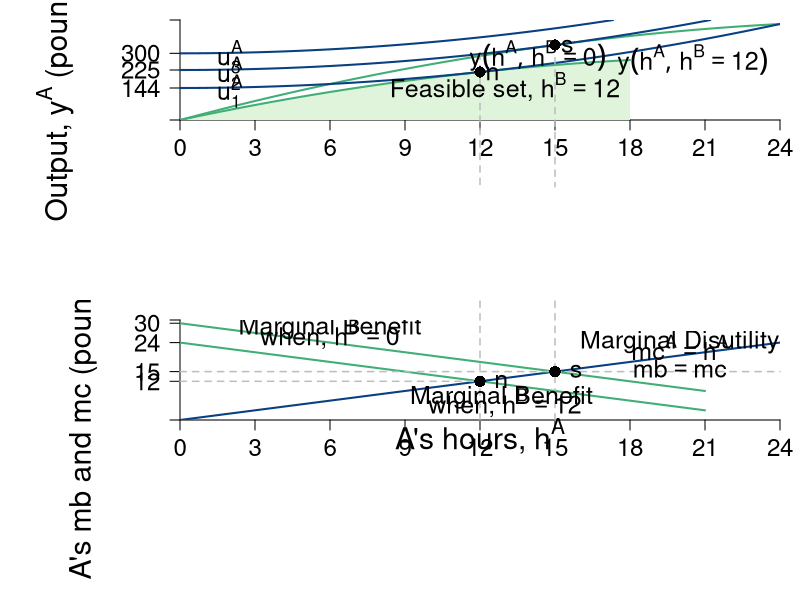

Recreate this plot in R.
require(shape)
pdf(file = "coordination_failures/mb_mc_hours.pdf", width = 9, height = 12)

#Set parameters for graphics
pointsize <- 1.8
axislabelsize <- 1.8
labelsize <- 1.5
namesize <- 1.8
annotatesize <- 1.5
graphlinewidth <- 2
segmentlinewidth <- 1.5

COL <- c("#7fc97f", "#beaed4", "#fdc086", "#ffff99", "#386cb0", "#f0027f", "#bf5b17", "#666666")
COLA <- c("#e0f3db", "#99d8c9","#66c2a4","#41ae76", "#238b45", "#005824")
COLB <- c("#4eb3d3", "#2b8cbe", "#0868ac","#084081")


#Need to create a stacked graph and 
#use the option mfrow = c(2,1) for that
par(mar =  c(9, 9, 1, 1), mfrow = c(2,1))

indiffA <- function(ea, uA = 46.08) {
  uA + (1/2)*(ea)^2
}

output <- function(ea, eb = 12, alpha = 30, beta = 1/2){
  (alpha - beta*(ea+eb))*ea
}

uA <- function(ea, ya = output) {
  ya - 0.5*(ea)^2
}

mrsA <- function(ea){
  ea
}

slopeline <- function(ea, yint = 0.5, slope = 2){
  yint + slope*ea
}


xlims <- c(0, 24)
ylims <- c(0, 450)

npts <- 501 
x <- seq(xlims[1], xlims[2], length.out = npts)
y <- seq(ylims[1], ylims[2], length.out = npts) 
a <- c(uA(ea = 12, output(ea = 12, eb = 12)), uA(ea = 15, output(ea = 15, eb = 0)), 300)

plot(0, 0, xlim = xlims, ylim = ylims, type = "n",
     xlab = expression(paste("")),
     ylab = expression(paste("")), 
     xaxt = "n", 
     yaxt = "n", 
     cex.lab = axislabelsize, 
     bty = "n",
     xaxs="i", 
     yaxs="i")

# ticksy <- seq(from = 0, to = ylims[2], by = 2)
# ylabels <- seq(from = 0, to = ylims[2], by = 2)
ticksx <- seq(from = 0, to = xlims[2], by = 3)
xlabels <- seq(from = 0, to = xlims[2], by = 3)
ticksy <- c(0, 144, 225, 300, ylims[2])
ylabels <- c(NA, expression(paste(144)), expression(paste(225)), expression(paste(300)), NA)
# ticksx <- c(0, 6.9, 12, 9.6, 16, 24, 26)
# xlabels <- c(NA, expression(paste(e^A,"*")), expression(paste(1/2*beta)), expression(paste(e^{AN})), expression(paste(alpha)), expression(paste(1/beta)), NA)

axis(1, at = ticksx, pos = 0, labels = xlabels, cex.axis= labelsize - 0.05)
axis(2, at = ticksy, pos = 0, labels = ylabels, las = 1, cex.axis= labelsize - 0.05)

npts <- 500 
xx1 <- seq(xlims[1], xlims[2], length.out = npts)
xx2 <- seq(xlims[1], 18, length.out = npts)
xx3 <- seq(xlims[1], 21, length.out = npts)

#Feasible set
xpolyF <- seq(from = 0, to = 18, length.out = 501)
ypolyF <- output(xpolyF, eb = 12)
polygon(c(0, xpolyF, 18, xlims[1]), 
        c(output(0, eb = 0), output(xpolyF, eb = 12), 0, 0),
        border = FALSE, col = COLA[1])


lines(xx1, output(xx1, eb = 0), col = COLA[4], lwd = graphlinewidth)
lines(xx2, output(xx2, eb = 12), col = COLA[4], lwd = graphlinewidth)

contour(x, y,
        outer(x, y, uA),
        drawlabels = FALSE,
        col = COLB[4],
        lwd = graphlinewidth,
        levels = a,
        xaxs="i",
        yaxs="i",
        add = TRUE)

segments(12, 300, 12, -300, lty = 2, col = "gray", lwd = segmentlinewidth, xpd = 350)
segments(15, output(ea = 15, eb = 0), 15, -300, lty = 2, col = "gray", lwd = segmentlinewidth, xpd = 350)

text(13, 150, expression(paste("Feasible set, ", h^B == 12)), xpd = TRUE, cex = labelsize)

# segments(2, 0, 2, ylims[2], lty = 2, col = "gray" , lwd = segmentlinewidth)
# segments(6, 0, 6, ylims[2], lty = 2, col = "gray" , lwd = segmentlinewidth)

#Axis labels
#mtext(expression(paste("A's hours, ", h^A)), side=1, line = 3.2, cex = axislabelsize)
#text(0.5*xlims[2], -40, expression(paste("A's hours, ", h^A)), xpd = TRUE, cex = axislabelsize)
text(-5, 0.5*ylims[2], expression(paste("Output, ", y^A," (pounds, lb)")), xpd = TRUE, cex = axislabelsize, srt = 90)

# text(-0.9, 0.5*ylims[2], expression(paste("Output, ", y^A)), xpd = TRUE, cex = axislabelsize, srt = 90)
# text(5, 12, expression(paste("slope", phantom()==h^A, phantom() == 2)), cex = annotatesize)
# Arrows(3.6, 12, 2.4, 12, col = "black", lty = 1, lwd = 2, arr.type = "triangle", arr.lwd = 0.5)
# text(9, 28, expression(paste("slope", phantom()==h^A, phantom() == 6)), cex = annotatesize)
# Arrows(7.6, 28, 6.4, 28, col = "black", lty = 1, lwd = 2, arr.type = "triangle", arr.lwd = 0.5)

#Label the iso-welfare functions for the HG, Aisha
text(2, 130, expression(u[1]^A), cex = annotatesize)
text(2, 210, expression(u[2]^A), cex = annotatesize)
text(2, 285, expression(u[3]^A), cex = annotatesize)

points(12, output(ea = 12), pch = 16, col = "black", cex = 1.5)
text(12 + 0.5, output(ea = 12) - 6, expression(paste(n)), cex = annotatesize)

points(15, output(ea = 15, eb = 0), pch = 16, col = "black", cex = 1.5)
text(15 + 0.5, output(ea = 15, eb = 0) - 6, expression(paste(s)), cex = annotatesize)


text(14.3, 288, expression(paste(y(h^A, h^B == 0))), cex = annotatesize)
text(20.5, 270, expression(paste(y(h^A, h^B == 12))), cex = annotatesize)



MBenefit <- function(ea, eb = 12, alpha = 30, beta = 1/2) {
  (alpha - beta*eb - 2*beta*ea)
}

MCost <- function(ea, slope = 1, intercept = 0){
  slope*ea
}


xlims <- c(0, 24)
ylims <- c(0, 31)

npts <- 501 
x <- seq(xlims[1], xlims[2], length.out = npts)
y <- seq(ylims[1], ylims[2], length.out = npts) 
a <- c(12, 46.08, 90)



plot(0, 0, xlim = xlims, ylim = ylims, type = "n",
     xlab = expression(paste("")),
     ylab = expression(paste("")), 
     xaxt = "n", 
     yaxt = "n", 
     cex.lab = axislabelsize, 
     bty = "n",
     xaxs="i", 
     yaxs="i")

# ticksy <- seq(from = 0, to = ylims[2], by = 2)
# ylabels <- seq(from = 0, to = ylims[2], by = 2)
# ticksx <- seq(from = 0, to = xlims[2], by = 2)
# xlabels <- seq(from = 0, to = xlims[2], by = 2)
ticksy <- c(0, MBenefit(12), MBenefit(15, eb = 0), MBenefit(ea = 0), 30, ylims[2])
ylabels <- c(NA, expression(paste(12)), expression(paste(15)), expression(paste(24)), expression(paste(30)), NA)
# ticksx <- c(0, 12, 15, 24, 30, xlims[2])
# xlabels <- c(0, 12, 15, 24, 30, xlims[2])
ticksx <- seq(xlims[1], xlims[2], 3)
xlabels <- seq(xlims[1], xlims[2], 3)
#xlabels <- c(NA, expression(paste(h[1]^A)), expression(paste(h[2]^A)), expression(paste(frac(alpha - beta*h^b,2*beta) )), expression(paste(frac(alpha,2*beta) )), NA)

axis(1, at = ticksx, pos = 0, labels = xlabels ,las = 1, cex.axis = labelsize - 0.05)
axis(2, at = ticksy, pos = 0, labels = ylabels, las = 1, cex.axis = labelsize - 0.05)
#text(x = c(0, 12, 15, 24, 30, xlims[2]), par("usr")[3] - 0.4, labels = xlabels, srt = 0, pos = 1, xpd = TRUE, cex = labelsize - 0.05)

#mtext(expression(paste("Aram's hours, ", h^A)), side=1, line = 4, cex = axislabelsize)
text(0.5*xlims[2], -5, expression(paste("A's hours, ", h^A)), xpd = TRUE, cex = axislabelsize)
text(-4, 0.5*ylims[2], expression(paste("A's mb and mc (pounds, lb), ", u[h^A]^A)), xpd = TRUE, cex = axislabelsize, srt = 90) 

npts <- 500 
xx1 <- seq(xlims[1], xlims[2], length.out = npts)
xx2 <- seq(4, 8, length.out = npts)

lines(xx3, MBenefit(xx3, eb = 12), col = COLA[4], lwd = graphlinewidth)
lines(xx3, MBenefit(xx3, eb = 0), col = COLA[4], lwd = graphlinewidth)
lines(xx1, MCost(xx1), col = COLB[4], lwd = graphlinewidth)

#For NE hours = 12
# segments(0, 12, 12, 12, lty = 2, col =  "gray", lwd = segmentlinewidth)
segments(12, 0, 12, 300, lty = 2, col = "gray", lwd = segmentlinewidth, xpd = 350)
segments(15, 0, 15, 300, lty = 2, col = "gray", lwd = segmentlinewidth, xpd = 350)
segments(0, 12, 12, 12, lty = 2, col = "gray", lwd = segmentlinewidth, xpd = 350)
segments(0, 15, 24, 15, lty = 2, col = "gray", lwd = segmentlinewidth, xpd = 350)
text(20, 16, expression(mb == mc), cex = annotatesize)

#segments(0, 12, 300, 12, lty = 2, col =  "gray", lwd = segmentlinewidth, xpd = TRUE)

#For P-efficient hours = 10
#segments(0, MBenefit(15, eb = 0), 15, MBenefit(15, eb = 0), lty = 2, col = "gray" , lwd = segmentlinewidth)
#segments(15, 0, 15, MBenefit(15, eb = 0),  lty = 2, col = "gray" , lwd = segmentlinewidth)


text(6, 28.5, expression(paste("Marginal Benefit")), cex = labelsize)
text(6, 26.5, expression(paste("when, ", h^B == 0 )), cex = labelsize)
#text(8, 26.5, expression(paste("Marginal Benefit")), cex = labelsize)
#text(8, 25, expression(paste("when, ", h^B== 0 )), cex = labelsize)
#text(11.5, 24.3, expression(paste(mb^A== alpha - 2*beta*h^A )), cex = labelsize)
#text(11.5, 22.5, expression(paste("when, ", h^B== 0 )), cex = labelsize)

text(13, 7, expression(paste("Marginal Benefit ")), cex = labelsize)
text(13, 5.3, expression(paste("when, ", h^B == 12 )), cex = labelsize)
#text(5.5, 15.5, expression(paste("Marginal Benefit ")), cex = labelsize)
#text(5.5, 14, expression(paste("when, ", h^B > 0 )), cex = labelsize)
#text(24.5, 13.5, expression(paste(mb^A == alpha - beta*h^B - 2*beta*h^A)), cex = labelsize)
#text(24.5, 12, expression(paste("when, ", h^B > 0 )), cex = labelsize)
#Arrows(21.5, 12.5, 17, 8, col = "black", lty = 1, lwd = 2, arr.type = "triangle", arr.lwd = 0.5)


text(20, 24, expression(paste("Marginal Disutility")), cex = labelsize)
text(20, 22.5, expression(paste(mc^A == h^A)), cex = labelsize)




points(12, 12, pch = 16, col = "black", cex = 1.5)
text(12 + 0.85, 12.1, expression(paste(n)), cex = labelsize)

points(15, 15, pch = 16, col = "black", cex = 1.5)
text(15 + 0.85, 15.1, expression(paste(s)), cex = labelsize)

#Label the iso-welfare functions for the HG, Aisha
text(9.7, 60, expression(u[1]^A),  cex= labelsize - 0.05)
text(7.6, 60, expression(u[2]^A), cex= labelsize - 0.05)
text(4.8, 60, expression(u[3]^A), cex= labelsize - 0.05)


dev.off()
